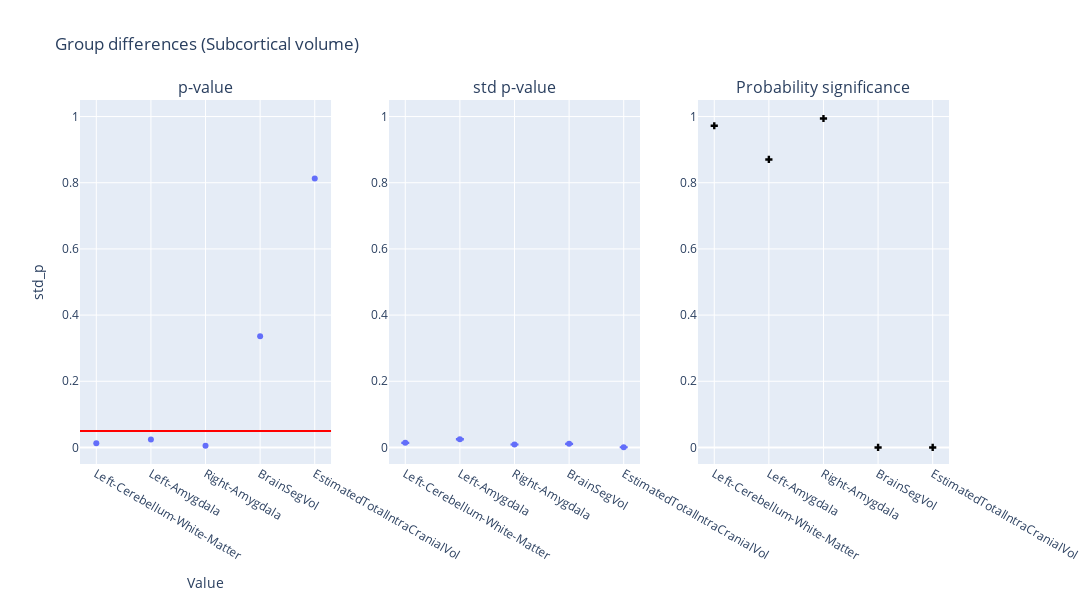

The notebook cell saved with this chart:
### Code cell
plot_dumbbell(df_subcortical_volume, "Subcortical volume")

### Figure 1 — Plotly figure (JSON) as saved in the notebook; plotly's stock layout.template omitted (floating-point values rounded to 4 significant figures)
{"data": [{"hovertemplate": "region=%{x}<br>p_value=%{y}<extra></extra>", "legendgroup": "", "marker": {"color": "#636efa", "symbol": "circle"}, "mode": "markers", "name": "", "orientation": "v", "showlegend": false, "type": "scatter", "x": ["Left-Cerebellum-White-Matter", "Left-Amygdala", "Right-Amygdala", "BrainSegVol", "EstimatedTotalIntraCranialVol"], "xaxis": "x", "y": [0.013, 0.024, 0.005, 0.336, 0.813], "yaxis": "y"}, {"error_y": {"array": [0.0003845, 0.0006711, 0.000244, 0.0002988, 1.317e-05], "arrayminus": [0.0003954, 0.0006902, 0.0002509, 0.0003073, 1.354e-05]}, "hovertemplate": "region=%{x}<br>std_p=%{y}<extra></extra>", "legendgroup": "", "marker": {"color": "#636efa", "symbol": "circle"}, "mode": "markers", "name": "", "orientation": "v", "showlegend": false, "type": "scatter", "x": ["Left-Cerebellum-White-Matter", "Left-Amygdala", "Right-Amygdala", "BrainSegVol", "EstimatedTotalIntraCranialVol"], "xaxis": "x2", "y": [0.01411, 0.02463, 0.008956, 0.01097, 0.0004833], "yaxis": "y2"}, {"marker": {"color": "black", "symbol": "cross"}, "mode": "markers", "name": "Flip probability", "showlegend": false, "type": "scatter", "x": ["Left-Cerebellum-White-Matter", "Left-Amygdala", "Right-Amygdala", "BrainSegVol", "EstimatedTotalIntraCranialVol"], "xaxis": "x3", "y": [0.9722, 0.8703, 0.9941, 0.0, 0.0], "yaxis": "y3"}], "layout": {"annotations": [{"font": {"size": 16}, "showarrow": false, "text": "p-value", "x": 0.1444, "xanchor": "center", "xref": "paper", "y": 1, "yanchor": "bottom", "yref": "paper"}, {"font": {"size": 16}, "showarrow": false, "text": "std p-value", "x": 0.5, "xanchor": "center", "xref": "paper", "y": 1, "yanchor": "bottom", "yref": "paper"}, {"font": {"size": 16}, "showarrow": false, "text": "Probability significance", "x": 0.8556, "xanchor": "center", "xref": "paper", "y": 1, "yanchor": "bottom", "yref": "paper"}], "height": 600, "hovermode": "closest", "shapes": [{"line": {"color": "red", "width": 2}, "type": "line", "x0": 0, "x1": 1, "xref": "x domain", "y0": 0.05, "y1": 0.05, "yref": "y"}], "title": {"text": "Group differences (Subcortical volume)"}, "width": 1400, "xaxis": {"anchor": "y", "domain": [0, 0.2889], "title": {"text": "Value"}}, "xaxis2": {"anchor": "y2", "domain": [0.3556, 0.6444]}, "xaxis3": {"anchor": "y3", "domain": [0.7111, 1]}, "yaxis": {"anchor": "x", "domain": [0, 1], "range": [-0.05, 1.05], "title": {"text": "std_p"}}, "yaxis2": {"anchor": "x2", "domain": [0, 1], "range": [-0.05, 1.05]}, "yaxis3": {"anchor": "x3", "domain": [0, 1], "range": [-0.05, 1.05]}}}
